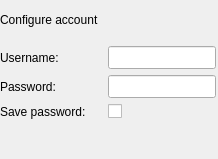
     <widget class="QWidget" name="pageAccount" >
      <layout class="QVBoxLayout" >
       <property name="leftMargin" >
        <number>0</number>
       </property>
       <property name="topMargin" >
        <number>0</number>
       </property>
       <property name="rightMargin" >
        <number>0</number>
       </property>
       <property name="bottomMargin" >
        <number>0</number>
       </property>
       <item>
        <widget class="QLabel" name="label_3" >
         <property name="sizePolicy" >
          <sizepolicy vsizetype="Fixed" hsizetype="Expanding" >
           <horstretch>0</horstretch>
           <verstretch>0</verstretch>
          </sizepolicy>
         </property>
         <property name="minimumSize" >
          <size>
           <width>0</width>
           <height>40</height>
          </size>
         </property>
         <property name="maximumSize" >
          <size>
           <width>16777215</width>
           <height>40</height>
          </size>
         </property>
         <property name="text" >
          <string>Configure account</string>
         </property>
         <property name="_yate_wizardpage_title" stdset="0" >
          <bool>true</bool>
         </property>
        </widget>
       </item>
       <item>
        <layout class="QHBoxLayout" >
         <property name="spacing" >
          <number>2</number>
         </property>
         <property name="rightMargin" >
          <number>2</number>
         </property>
         <item>
          <widget class="QLabel" name="label_5" >
           <property name="sizePolicy" >
            <sizepolicy vsizetype="Preferred" hsizetype="Fixed" >
             <horstretch>0</horstretch>
             <verstretch>0</verstretch>
            </sizepolicy>
           </property>
           <property name="minimumSize" >
            <size>
             <width>106</width>
             <height>0</height>
            </size>
           </property>
           <property name="maximumSize" >
            <size>
             <width>106</width>
             <height>16777215</height>
            </size>
           </property>
           <property name="text" >
            <string>Username:</string>
           </property>
          </widget>
         </item>
         <item>
          <widget class="QLineEdit" name="acc_username" >
           <property name="sizePolicy" >
            <sizepolicy vsizetype="Fixed" hsizetype="Expanding" >
             <horstretch>0</horstretch>
             <verstretch>0</verstretch>
            </sizepolicy>
           </property>
           <property name="minimumSize" >
            <size>
             <width>60</width>
             <height>23</height>
            </size>
           </property>
           <property name="maximumSize" >
            <size>
             <width>16777215</width>
             <height>23</height>
            </size>
           </property>
          </widget>
         </item>
        </layout>
       </item>
       <item>
        <layout class="QHBoxLayout" >
         <property name="spacing" >
          <number>2</number>
         </property>
         <property name="rightMargin" >
          <number>2</number>
         </property>
         <item>
          <widget class="QLabel" name="label_8" >
           <property name="sizePolicy" >
            <sizepolicy vsizetype="Preferred" hsizetype="Fixed" >
             <horstretch>0</horstretch>
             <verstretch>0</verstretch>
            </sizepolicy>
           </property>
           <property name="minimumSize" >
            <size>
             <width>106</width>
             <height>0</height>
            </size>
           </property>
           <property name="maximumSize" >
            <size>
             <width>106</width>
             <height>16777215</height>
            </size>
           </property>
           <property name="text" >
            <string>Password:</string>
           </property>
          </widget>
         </item>
         <item>
          <widget class="QLineEdit" name="acc_password" >
           <property name="sizePolicy" >
            <sizepolicy vsizetype="Fixed" hsizetype="Expanding" >
             <horstretch>0</horstretch>
             <verstretch>0</verstretch>
            </sizepolicy>
           </property>
           <property name="minimumSize" >
            <size>
             <width>0</width>
             <height>23</height>
            </size>
           </property>
           <property name="maximumSize" >
            <size>
             <width>16777215</width>
             <height>23</height>
            </size>
           </property>
           <property name="echoMode" >
            <enum>QLineEdit::Password</enum>
           </property>
          </widget>
         </item>
        </layout>
       </item>
       <item>
        <layout class="QHBoxLayout" >
         <property name="spacing" >
          <number>2</number>
         </property>
         <item>
          <widget class="QLabel" name="label_17" >
           <property name="sizePolicy" >
            <sizepolicy vsizetype="Preferred" hsizetype="Fixed" >
             <horstretch>0</horstretch>
             <verstretch>0</verstretch>
            </sizepolicy>
           </property>
           <property name="minimumSize" >
            <size>
             <width>106</width>
             <height>0</height>
            </size>
           </property>
           <property name="maximumSize" >
            <size>
             <width>106</width>
             <height>16777215</height>
            </size>
           </property>
           <property name="text" >
            <string>Save password:</string>
           </property>
          </widget>
         </item>
         <item>
          <widget class="QCheckBox" name="acc_savepassword" />
         </item>
        </layout>
       </item>
       <item>
        <spacer>
         <property name="orientation" >
          <enum>Qt::Vertical</enum>
         </property>
         <property name="sizeHint" >
          <size>
           <width>20</width>
           <height>40</height>
          </size>
         </property>
        </spacer>
       </item>
      </layout>
     </widget>
